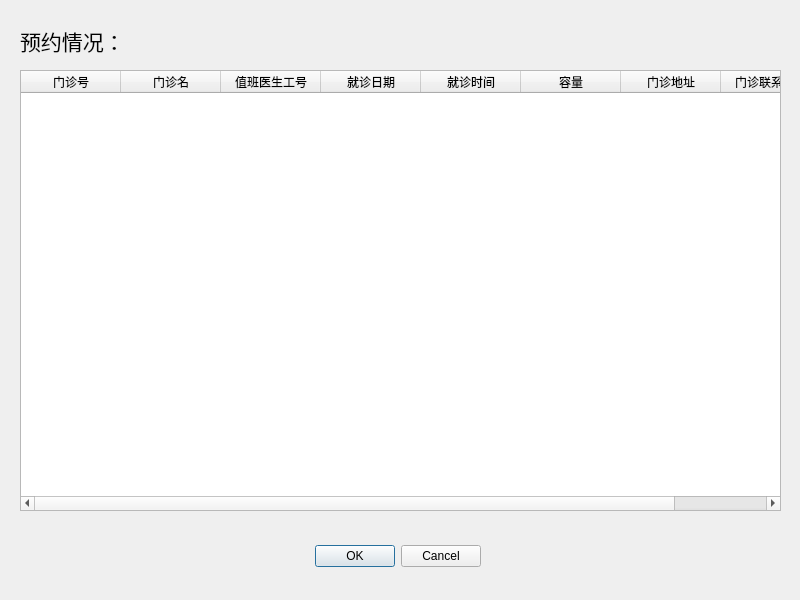
<?xml version="1.0" encoding="UTF-8"?>
<ui version="4.0">
 <class>SearchByPatientNameDlg</class>
 <widget class="QDialog" name="SearchByPatientNameDlg">
  <property name="geometry">
   <rect>
    <x>0</x>
    <y>0</y>
    <width>800</width>
    <height>600</height>
   </rect>
  </property>
  <property name="windowTitle">
   <string>Dialog</string>
  </property>
  <widget class="QDialogButtonBox" name="buttonBox">
   <property name="geometry">
    <rect>
     <x>300</x>
     <y>540</y>
     <width>181</width>
     <height>32</height>
    </rect>
   </property>
   <property name="orientation">
    <enum>Qt::Orientation::Horizontal</enum>
   </property>
   <property name="standardButtons">
    <set>QDialogButtonBox::StandardButton::Cancel|QDialogButtonBox::StandardButton::Ok</set>
   </property>
  </widget>
  <widget class="QLabel" name="label_ReceptionInformation">
   <property name="geometry">
    <rect>
     <x>20</x>
     <y>10</y>
     <width>131</width>
     <height>61</height>
    </rect>
   </property>
   <property name="font">
    <font>
     <family>Modern No. 20</family>
     <pointsize>16</pointsize>
    </font>
   </property>
   <property name="text">
    <string>预约情况：</string>
   </property>
  </widget>
  <widget class="QTableWidget" name="tableWidget_PatientReception">
   <property name="geometry">
    <rect>
     <x>20</x>
     <y>70</y>
     <width>761</width>
     <height>441</height>
    </rect>
   </property>
   <column>
    <property name="text">
     <string>门诊号</string>
    </property>
   </column>
   <column>
    <property name="text">
     <string>门诊名</string>
    </property>
   </column>
   <column>
    <property name="text">
     <string>值班医生工号</string>
    </property>
   </column>
   <column>
    <property name="text">
     <string>就诊日期</string>
    </property>
   </column>
   <column>
    <property name="text">
     <string>就诊时间</string>
    </property>
   </column>
   <column>
    <property name="text">
     <string>容量</string>
    </property>
   </column>
   <column>
    <property name="text">
     <string>门诊地址</string>
    </property>
   </column>
   <column>
    <property name="text">
     <string>门诊联系电话</string>
    </property>
   </column>
  </widget>
 </widget>
 <resources/>
 <connections>
  <connection>
   <sender>buttonBox</sender>
   <signal>accepted()</signal>
   <receiver>SearchByPatientNameDlg</receiver>
   <slot>accept()</slot>
   <hints>
    <hint type="sourcelabel">
     <x>248</x>
     <y>254</y>
    </hint>
    <hint type="destinationlabel">
     <x>157</x>
     <y>274</y>
    </hint>
   </hints>
  </connection>
  <connection>
   <sender>buttonBox</sender>
   <signal>rejected()</signal>
   <receiver>SearchByPatientNameDlg</receiver>
   <slot>reject()</slot>
   <hints>
    <hint type="sourcelabel">
     <x>316</x>
     <y>260</y>
    </hint>
    <hint type="destinationlabel">
     <x>286</x>
     <y>274</y>
    </hint>
   </hints>
  </connection>
 </connections>
</ui>
